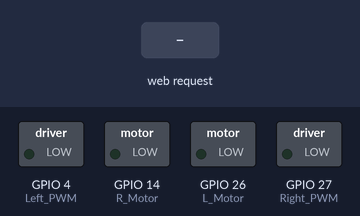
Bench run of a sketch on a simulated ESP32. Shown: switched loads named in the sketch (green lamp = pin HIGH). The inputs (shaded band) are chosen by the test bench. What the sketch prints to the serial monitor is not drawn.

Above: at 1.2 s.
1.3 s: HTTP request GET /26/forward received
At 2.4 s:
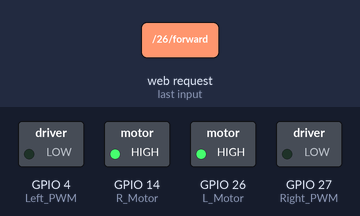
2.8 s: HTTP request GET /26/reverse received
At 3.3 s:
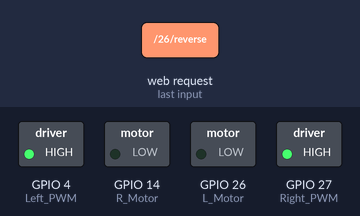
4.3 s: HTTP request GET /27/right received
At 5.5 s:
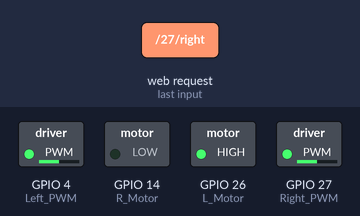
5.8 s: HTTP request GET /27/left received
At 6.5 s:
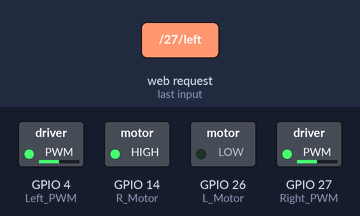
7.3 s: HTTP request GET /26/reverse received
At 7.9 s:
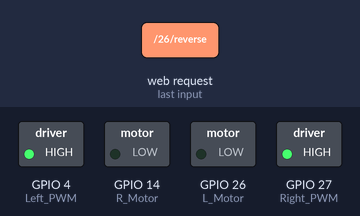
Timing chart, 0 to 9.8 s (numbered marks = the images above; inputs shaded):
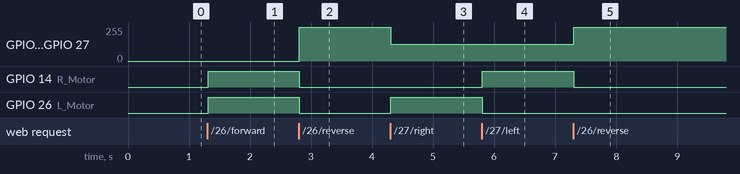

The sketch:

SIMBOT_Motion_Control_using_WebPage.ino
```cpp
// Load Wi-Fi library
#include <WiFi.h>
#include<analogWrite.h>
// Replace with your network credentials
const char* ssid     = "SimBotTeleop";
const char* password = "123456789";

// Set web server port number to 80
WiFiServer server(80);

//Left and right Motor Enable Pins
int R_Motor=14; //5 version 1.0
int L_Motor=26;  //6 version 1.0

// PWM Pins for Left and Right Motors
int Right_PWM = 27; //10 version 1.0
int Left_PWM = 4;   //9 version 1.0

/*Pulse Width Modulation PWM
5v
0% duty cycle---- 0=5v
25% duty cycle---- 64=4v
50% duty cycle---- 127=2.5v
75% duty cycle---- 191=1v
100% duty cycle---- 255=0v
*/
/*0v
0% duty cycle---- 0=0v
25% duty cycle---- 64=1v
50% duty cycle---- 127=2.5v
75% duty cycle---- 191=4v
100% duty cycle---- 255=5v
*/

int F_race = 0;//0 max
int R_race=255;// 255 max
#define Forward 1
#define Reverse 0
//////////////////////


// Variable to store the HTTP request
String header;

// Auxiliar variables to store the current output state
String output26State = "forward";
String output27State = "right";


void setup() {
  Serial.begin(9600);
  // Initialize the output variables as outputs
  // put your setup code here, to run once:
pinMode(R_Motor,OUTPUT);
pinMode(L_Motor,OUTPUT);
pinMode(Right_PWM,OUTPUT);
pinMode(Left_PWM,OUTPUT);

  // Connect to Wi-Fi network with SSID and password
  Serial.print("Setting AP (Access Point)…");
  // Remove the password parameter, if you want the AP (Access Point) to be open
  WiFi.softAP(ssid, password);

  IPAddress IP = WiFi.softAPIP();
  Serial.print("AP IP address: ");
  Serial.println(IP);

  server.begin();
}

void loop(){
  WiFiClient client = server.available();   // Listen for incoming clients

  if (client) {                             // If a new client connects,
    Serial.println("New Client.");          // print a message out in the serial port
    String currentLine = "";                // make a String to hold incoming data from the client
    while (client.connected()) {            // loop while the client's connected
      if (client.available()) {             // if there's bytes to read from the client,
        char c = client.read();             // read a byte, then
        Serial.write(c);                    // print it out the serial monitor
        header += c;
        if (c == '\n') {                    // if the byte is a newline character
          // if the current line is blank, you got two newline characters in a row.
          // that's the end of the client HTTP request, so send a response:
          if (currentLine.length() == 0) {
            // HTTP headers always start with a response code (e.g. HTTP/1.1 200 OK)
            // and a content-type so the client knows what's coming, then a blank line:
            client.println("HTTP/1.1 200 OK");
            client.println("Content-type:text/html");
            client.println("Connection: close");
            client.println();

            // turns the GPIOs on and off
            if (header.indexOf("GET /26/forward") >= 0) {
              Serial.println("Moving Forward");
              output26State = "forward";
              forward();
            }

            else if (header.indexOf("GET /26/reverse") >= 0) {
              Serial.println("Reverse");
              output26State = "reverse";
              reverse();
            }
            else if (header.indexOf("GET /27/right") >= 0) {
              Serial.println("Right");
              output27State = "right";
              right();
            }
            else if (header.indexOf("GET /27/left") >= 0)
            {
              Serial.println("left");
              output27State = "left";
              left();
            }

            // Display the HTML web page
            client.println("<!DOCTYPE html><html>");
            client.println("<head><meta name=\"viewport\" content=\"width=device-width, initial-scale=1\">");
            client.println("<link rel=\"icon\" href=\"data:,\">");
            // CSS to style the on/off buttons
            // Feel free to change the background-color and font-size attributes to fit your preferences
            client.println("<style>html { font-family: Helvetica; display: inline-block; margin: 0px auto; text-align: center;}");
            client.println(".button { background-color: #4CAF50; border: none; color: white; padding: 16px 40px;");
            client.println("text-decoration: none; font-size: 30px; margin: 2px; cursor: pointer;}");
            client.println(".button2 {background-color: #555555;}</style></head>");

            // Web Page Heading
            client.println("<body><h1>SimBot Web Server</h1>");

            // Display current state, and ON/OFF buttons for GPIO 26
            client.println("<p>Moving " + output26State + "</p>");
            // If the output26State is off, it displays the ON button
            if (output26State=="forward") {
              client.println("<p><a href=\"/26/reverse\"><button class=\"button\">reverse</button></a></p>");
            } else {
              client.println("<p><a href=\"/26/forward\"><button class=\"button button2\">forward</button></a></p>");
            }

            // Display current state, and ON/OFF buttons for GPIO 27
            client.println("<p>Moving " + output27State + "</p>");
            // If the output27State is off, it displays the ON button
            if (output27State=="right") {
              client.println("<p><a href=\"/27/left\"><button class=\"button\">left</button></a></p>");
            } else {
              client.println("<p><a href=\"/27/right\"><button class=\"button button2\">right</button></a></p>");
            }
            client.println("</body></html>");


            // The HTTP response ends with another blank line
            client.println();
            // Break out of the while loop
            break;
          } else { // if you got a newline, then clear currentLine
            currentLine = "";
          }
        } else if (c != '\r') {  // if you got anything else but a carriage return character,
          currentLine += c;      // add it to the end of the currentLine
        }
      }
    }
    // Clear the header variable
    header = "";
    // Close the connection
    client.stop();
    Serial.println("Client disconnected.");
    Serial.println("");
  }
}


//For turning the motor weels in a forward direction
void forward()
{
  //Turning right weels
digitalWrite(R_Motor, Forward);
analogWrite(Right_PWM,F_race);//0 max----255 min
//Turning left weels
digitalWrite(L_Motor, Forward);
analogWrite(Left_PWM,F_race);
}

//For turning the motor weels in a reverse direction
void reverse()
{
  //Turning right weels
digitalWrite(R_Motor, Reverse);
analogWrite(Right_PWM,R_race);//255 max----0 min
//Turning left weels
digitalWrite(L_Motor,Reverse);
analogWrite(Left_PWM,R_race);
}
//For stopping the rotation of both left and right weels
void Stop()
{
 digitalWrite(R_Motor, Reverse);
analogWrite(Right_PWM,0);//255 max----0 min
//Turning left weels
digitalWrite(L_Motor,Reverse);
analogWrite(Left_PWM,0);
}
//For rotating the motors in the rightward direction
void right()
{
  //Turning right weels
digitalWrite(R_Motor, Reverse);
analogWrite(Right_PWM,127);//127=50% duty cycle=2.5v
//Turning left weels
digitalWrite(L_Motor, Forward);
analogWrite(Left_PWM,127);
}
//For rotating the motors in the leftward direction
void left()
{
  //Turning right weels
digitalWrite(R_Motor, Forward);
analogWrite(Right_PWM,127);//127=50% duty cycle=2.5v
//Turning left weels
digitalWrite(L_Motor, Reverse);
analogWrite(Left_PWM,127);
}
```

Measured:
- after the input at 1.3 s, GPIO 14 (R_Motor), GPIO 26 (L_Motor): LOW → HIGH at once
- after the input at 2.8 s, GPIO 4 (Left_PWM), GPIO 27 (Right_PWM): 0/255 → 255/255 at once; GPIO 14 (R_Motor), GPIO 26 (L_Motor): HIGH → LOW at once
- after the input at 4.3 s, GPIO 4 (Left_PWM), GPIO 27 (Right_PWM): 255/255 → 127/255 at once; GPIO 26 (L_Motor): LOW → HIGH at once
- after the input at 5.8 s, GPIO 14 (R_Motor): LOW → HIGH at once; GPIO 26 (L_Motor): HIGH → LOW at once
- after the input at 7.3 s, GPIO 4 (Left_PWM), GPIO 27 (Right_PWM): 127/255 → 255/255 at once; GPIO 14 (R_Motor): HIGH → LOW at once
